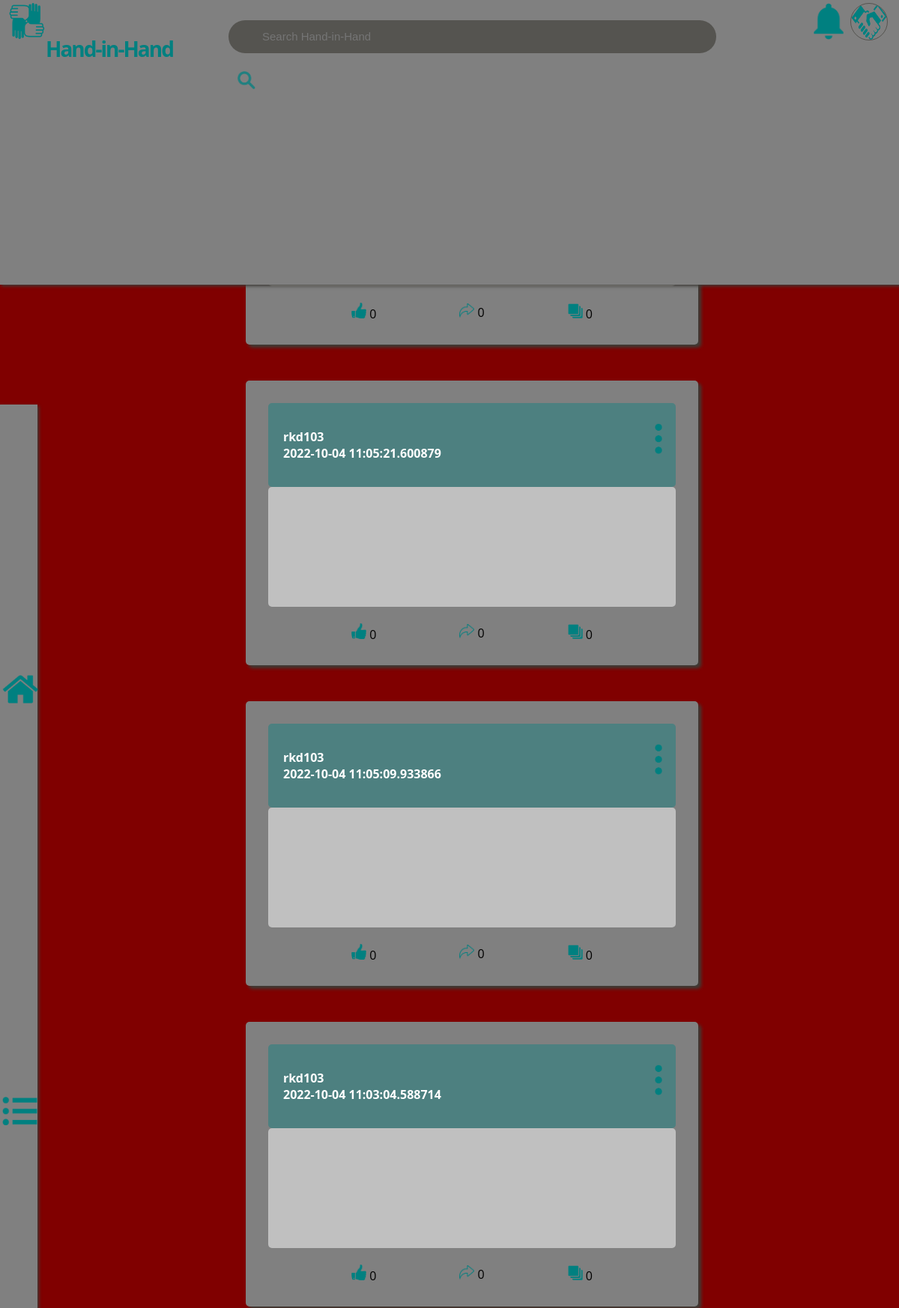
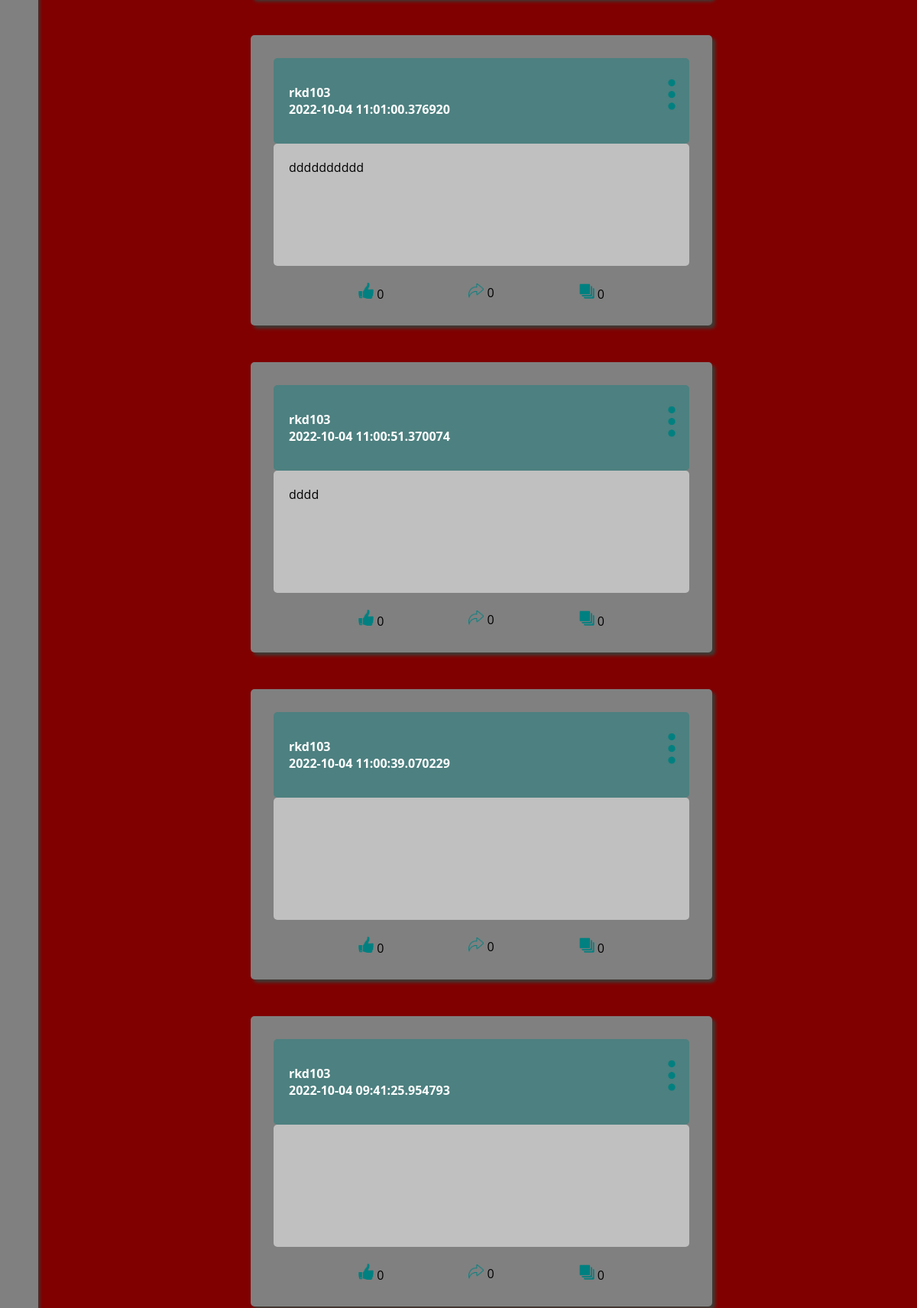
The page /home/timeline (upper part) on the database its author committed (2 pictures, top to bottom).
### app.py (models this page shows)
class Post(db.Model):
    post_id = db.Column(db.Integer, unique=True, primary_key=True)
    username = db.Column(db.String(1024), nullable=False)
    post_text = db.Column(db.String(1024), nullable=False)
    num_likes = db.Column(db.Integer, nullable=False)
    num_shares = db.Column(db.Integer, nullable=False)
    num_comments = db.Column(db.Integer, nullable=False)
    original_post_time = db.Column(db.TIMESTAMP, nullable=False)
    last_edit_time = db.Column(db.TIMESTAMP, nullable=True)

### app.py (the view)
@app.route('/home/timeline', methods=['GET', 'POST'])
def user_timeline():
    current_user = get_current_user()
    if (current_user == None):
        redirect(url_for('login'))
    user_timeline = Post.query.filter_by(username = current_user.username)
    user_timeline = user_timeline.order_by(Post.original_post_time.desc())
    user_timeline = user_timeline.all()
    return render_template('personal_timeline.html', timeline = user_timeline)

### app.py (called while the page is built)
def get_current_user():
    return User.query.filter_by(login_status = 1).first()

### templates/personal_timeline.html (shortened to what this page needs)
{% extends 'navigation_overlay.html' %}
{% block user_account_image %}
    <a href="/home/account">
        <img class="user_account_image" src="/static/default_user_account_icon.png" width="48px" height="48px" title="User Account">
    </a>
{% endblock %}
{% block body %}
{% for timeline_post in timeline %}
        <div class="timeline_post">
            {% set post_menu_button_id = "post_menu_button_" ~ loop.index %}
            {% set post_menu_id = "post_menu_" ~ loop.index %}
            {% set comment_on_post_id = "comment_on_post_" ~ loop.index %}
            {% set edit_post_id = "edit_post_" ~ loop.index %}
            {% set delete_post_id = "delete_post_" ~ loop.index %}
            <div class="timeline_post_header">
                <div>
                    <div> {{ timeline_post.username }} </div>
                    <div> {{ timeline_post.original_post_time }} </div>
                </div>
                <div class="dropdown_menu" style="position: flex; left: 90%;">
                    <button class="dropdown_menu_button">
                        <img class="menu_image" src="/static/three_dots_menu_icon.png" width="10px"  title="Comment Options">
                    </button>
                    <br/><br/><br/>
                </div>
            </div>
            <div class="timeline_post_text">
                <span>{{ timeline_post.post_text }}</span>
            </div>
            <div class="timeline_post_footer">
                <div> <br/> <img src="/static/like_icon.png" width="20px" title="Likes"> {{ timeline_post.num_likes }} </div>
                <div> <br/> <img src="/static/share_icon.png" width="20px" title="Shares"> {{ timeline_post.num_shares }} </div>
                <div> <br/> <img src="/static/comment_count_icon.png" width="20px" title="Comments"> {{ timeline_post.num_comments }} </div>
            </div>
        </div>
        {% endfor %}
    {% endblock %}

### templates/navigation_overlay.html (shortened to what this page needs)
<!DOCTYPE html>
<html>
    <head>
        <link rel="stylesheet" href="{{ url_for('static', filename='site.css') }}">
    </head>
    <header class="top_navigation_bar" style=  "display: block;
                                                border-style: none;
                                                background-color: grey;
                                                box-shadow: 2px 2px 4px #3d3c36;
                                                left: 0%;
                                                top: 0%;
                                                position: fixed;
                                                min-width: 100%;
                                                height: 4%;
                                                margin: 0 auto;
                                                padding: 10px;
                                                z-index: +2;">
        <section class="web_site_logo" style=  "color: teal;
                                                font-family: Open Sans;
                                                font-size: 28px;
                                                letter-spacing: -2px;">
            <section style="left: 5%;
                            position: absolute;
                            top: 12%;"
                                                title="Website Domain Name">
                            <b>Hand-in-Hand</b>
            </section>
            <a href="/home/">
                <img class="logo_emblem" src="{{ url_for('static', filename='Hand-in-Hand_icon.png') }}" style="width: 48px;
                                                                                            height: 48px;
                                                                                            left: 1%;
                                                                                            top: 1%;
                                                                                            position: absolute;"
                                                                                                                    title="Home">
            </a>
            <form action="/home/search" method="post">
                <section id="search_bar">
                    <input type="text" name="search_bar_input" placeholder="Search Hand-in-Hand" style="border-style: none;
                                                                                                        background-color: #3d3c36a4;
                                                                                                        border-radius: 50px;
                                                                                                        z-index: +1;
                                                                                                        left: 25%;
                                                                                                        position: absolute;
                                                                                                        top: 7%;
                                                                                                        width: 48%;
                                                                                                        padding-left: 45px;"
                                                                                                                                        title="Search Bar" onlick="submit" pattern=".{1,1024}">
                    <img src="/static/search_icon.png" width="24px" height="24px" style=   "left: 26%;
                                                                                            position: absolute;
                                                                                            top: 25%;
                                                                                            z-index: +2;
                                                                                            ">
                </section>
            </form>
            {% block user_account_image %}{% endblock %}
            <a href="/home/notifications">
                <img class="notification_image" src="/static/notification_icon.png" width="40px"  title="Notifications">
            </a>
        </section>
    </header>
    <header class="left_navigation_bar" style= "left:0;
                                                top: 6%;
                                                bottom: 0;
                                                width: 2.5%;
                                                display: block;
                                                border-style: none;
                                                background-color: grey;
                                                box-shadow: 2px 2px 4px #3d3c36;
                                                position: fixed;
                                                min-height: 100%;
                                                margin: 0 auto;
                                                padding: 10px;
                                                z-index: +1;">
        <a href="/home/">
            <img class="homepage_image" src="/static/home_icon.png" width="48px"  title="Home">
        </a>
        <section class="dropdown_menu">
            <button class="dropdown_menu_button">
                <img class="menu_image" src="/static/menu_icon.png" width="48px"  title="Menu">
            </button>
            <br/><br/><br/><br/>
        </section>
    </header>
        <body style=   "padding: 4%;
                        width: fit-content;
                        height: auto;
                        -webkit-box-align:center;
                        -webkit-box-pack:center;
                        display:-webkit-box;">
            {% block body %}
            {% endblock %}
        </body>
</html>

### static/site.css (style rules this page uses)
body { font-family: Open Sans; background-color: #800000; width: 100%; height: 100%; }
input[type=text] { border-radius: 5px; color: white; background-color: #80000033; border-style: inset; font-size: 17px; padding: 12px 20px; width: 90%; }
::placeholder { font-size: 15px; }
.user_account_image { left: 93%; top: 1%; position: absolute; border-style: solid; border-radius: 50px; border-color: rgba(61, 60, 54, 0.643); background-color: transparent; border-width: 1px; }
.notification_image { left: 89%; top: 1%; position: absolute; border-style: none; border-width: 5px; }
.homepage_image { left: 6%; top: 4%; position: absolute; border-style: none; border-width: 5px; }
.menu_image { left: 6%; top: 12%; position: absolute; border-style: none; border-width: 5px; }
.dropdown_menu_button { border: none; background-color: transparent; left: 6%; top: 12%; position: absolute; width: 48px; height: 96px; }
.dropdown_menu { display: inline-block; left: 0%; top: 10%; position: absolute; }

### templates/personal_timeline.html (style rules this page uses)
.timeline_post { min-height: 20vmin; align-self: auto; width: 80%; margin-top: 2vmin; margin-bottom: 2vmin; border: 0.2vmin none; border-radius: 5px; background-color: grey; box-shadow: 4px 4px 4px #3d3c36; left: 25%; width: 50%; position: relative; display: inline-block; padding: 30px; }
.timeline_post_header { display: flex; align-items: center; justify-content: space-between; height: 6vmin; background-color: rgba(0, 128, 128, 0.40); padding: 20px; border-radius: 5px; font-weight: bold; color: white; }
.timeline_post_text { display: flex; min-height: 10vmin; max-height: 90vmin; overflow: auto; background-color: rgba(255, 255, 255, 0.5); border-radius: 5px; padding: 20px; }
.timeline_post_text > span { word-break: break-all; white-space: break-spaces; }
.timeline_post_footer { display: flex; height: 4vmin; justify-content: space-evenly; align-items: center; }

### rows shown on the page
Post: num_likes "0", num_shares "0", num_comments "0"
Post: username "rkd103", original_post_time "2022-10-04 11:05:21.600879", num_likes "0", num_shares "0", num_comments "0"
Post: username "rkd103", original_post_time "2022-10-04 11:05:09.933866", num_likes "0", num_shares "0", num_comments "0"
Post: username "rkd103", original_post_time "2022-10-04 11:03:04.588714", num_likes "0", num_shares "0", num_comments "0"
Post: username "rkd103", original_post_time "2022-10-04 11:01:00.376920", post_text "dddddddddd", num_likes "0", num_shares "0", num_comments "0"
Post: username "rkd103", original_post_time "2022-10-04 11:00:51.370074", post_text "dddd", num_likes "0", num_shares "0", num_comments "0"
Post: username "rkd103", original_post_time "2022-10-04 11:00:39.070229", num_likes "0", num_shares "0", num_comments "0"
Post: username "rkd103", original_post_time "2022-10-04 09:41:25.954793", num_likes "0", num_shares "0", num_comments "0"
